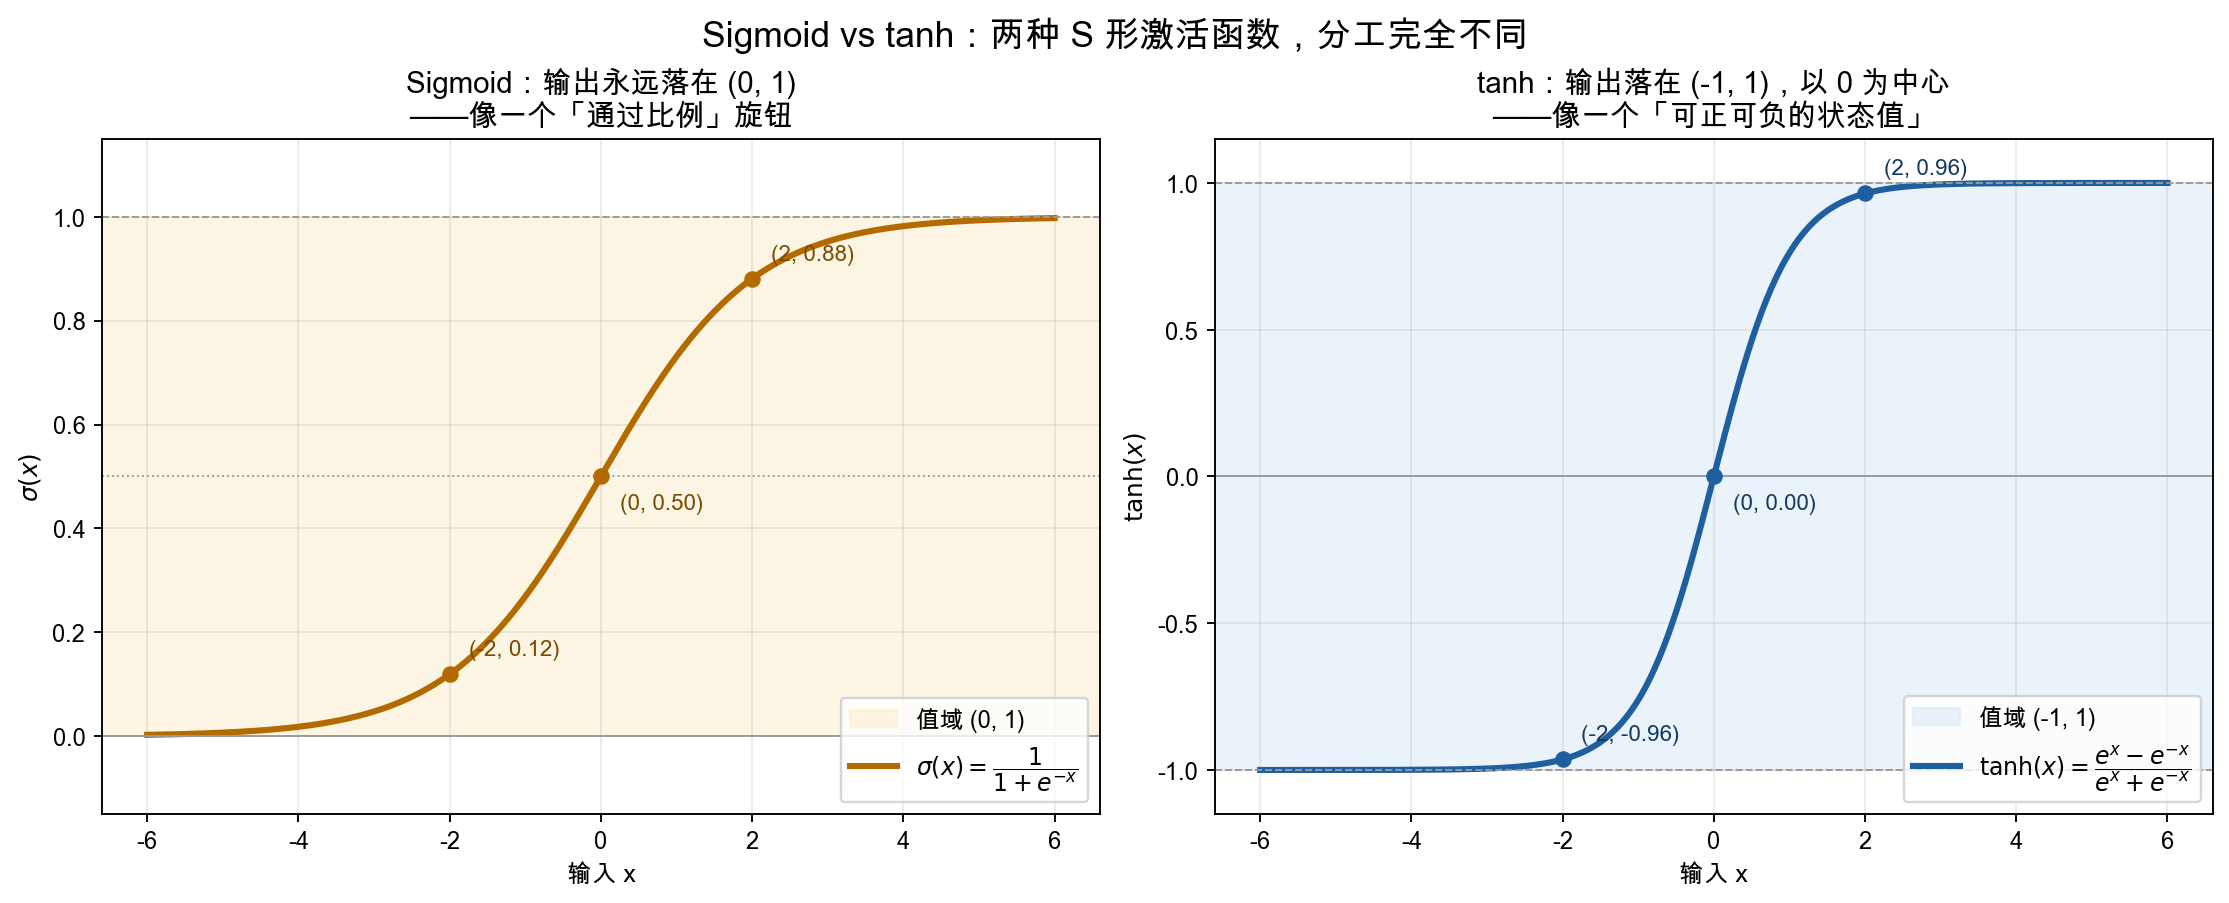

Generate this figure with Python:
#!/usr/bin/env python3
"""生成第9章 tanh 与 Sigmoid 的对比曲线图。"""
from pathlib import Path

import matplotlib
matplotlib.use("Agg")
import matplotlib.font_manager as fm
import matplotlib.pyplot as plt
import numpy as np

FONT_CANDIDATES = [
    "PingFang SC", "Microsoft YaHei", "Noto Sans CJK SC",
    "WenQuanYi Micro Hei", "Source Han Sans SC", "Arial Unicode MS",
]
available = {font.name for font in fm.fontManager.ttflist}
font = next((name for name in FONT_CANDIDATES if name in available), "DejaVu Sans")
plt.rcParams.update({"font.family": font, "axes.unicode_minus": False})

x = np.linspace(-6, 6, 600)
sigmoid = 1 / (1 + np.exp(-x))
tanh = np.tanh(x)

fig, axes = plt.subplots(1, 2, figsize=(13, 5.2), dpi=170, constrained_layout=True)

# --- 左图：Sigmoid ---
ax = axes[0]
ax.axhspan(0, 1, color="#FDECC8", alpha=0.5, label="值域 (0, 1)")
ax.plot(x, sigmoid, color="#B36B00", linewidth=2.6, label=r"$\sigma(x)=\dfrac{1}{1+e^{-x}}$")
ax.axhline(0, color="#999999", linewidth=0.8)
ax.axhline(1, color="#999999", linewidth=0.8, linestyle="--")
ax.axhline(0.5, color="#999999", linewidth=0.8, linestyle=":")
for px in [-2, 0, 2]:
    py = 1 / (1 + np.exp(-px))
    ax.plot(px, py, "o", color="#B36B00", markersize=6)
    ax.annotate(f"({px}, {py:.2f})", (px, py), textcoords="offset points",
                xytext=(8, -14 if px == 0 else 8), fontsize=9.5, color="#7A4A00")
ax.set_title("Sigmoid：输出永远落在 (0, 1)\n——像一个「通过比例」旋钮", fontsize=12.5, weight="bold")
ax.set_xlabel("输入 x", fontsize=10.5)
ax.set_ylabel(r"$\sigma(x)$", fontsize=10.5)
ax.set_ylim(-0.15, 1.15)
ax.legend(loc="lower right", fontsize=10)
ax.grid(alpha=0.25)

# --- 右图：tanh ---
ax = axes[1]
ax.axhspan(-1, 1, color="#DCEAF7", alpha=0.6, label="值域 (-1, 1)")
ax.plot(x, tanh, color="#1F5FA0", linewidth=2.6, label=r"$\tanh(x)=\dfrac{e^x-e^{-x}}{e^x+e^{-x}}$")
ax.axhline(0, color="#999999", linewidth=0.8)
ax.axhline(1, color="#999999", linewidth=0.8, linestyle="--")
ax.axhline(-1, color="#999999", linewidth=0.8, linestyle="--")
for px in [-2, 0, 2]:
    py = np.tanh(px)
    ax.plot(px, py, "o", color="#1F5FA0", markersize=6)
    ax.annotate(f"({px}, {py:.2f})", (px, py), textcoords="offset points",
                xytext=(8, -14 if px == 0 else 8), fontsize=9.5, color="#123A63")
ax.set_title("tanh：输出落在 (-1, 1)，以 0 为中心\n——像一个「可正可负的状态值」", fontsize=12.5, weight="bold")
ax.set_xlabel("输入 x", fontsize=10.5)
ax.set_ylabel(r"$\tanh(x)$", fontsize=10.5)
ax.set_ylim(-1.15, 1.15)
ax.legend(loc="lower right", fontsize=10)
ax.grid(alpha=0.25)

fig.suptitle("Sigmoid vs tanh：两种 S 形激活函数，分工完全不同", fontsize=15, weight="bold")
output = Path(__file__).resolve().parent / "tanh_sigmoid_curves.png"
fig.savefig(output, bbox_inches="tight")
print(f"saved to {output}")
